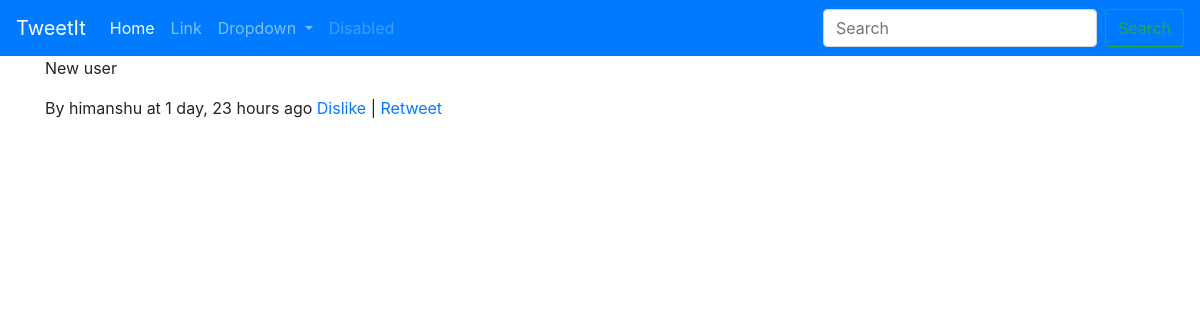
The page /detail/69 (signed in) on the database its author committed.
### tweets/models.py (models this page shows, shortened)
class Tweet(models.Model):
	parent = models.ForeignKey("self",blank=True,null=True,on_delete=models.CASCADE)
	user = models.ForeignKey(User,on_delete=models.CASCADE)
	likes = models.ManyToManyField(User,related_name='likes',blank=True)
	content = models.CharField(max_length=140)
	date_posted = models.DateTimeField(auto_now=True)
	objects = TweetManager()

### tweets/views.py (the view)
# urls.py: path('detail/<int:id>',detail,name='detail-view'),
@login_required
def detail(request,id):
	tweet = Tweet.objects.filter(pk=id).first()
	is_liked = False
	if tweet.likes.filter(id=request.user.id).exists():
		is_liked = True
	else:
		is_liked = False
	context = {
	'tweet':tweet,
	'is_liked':is_liked,
	}
	return render(request,'tweets/detail.html',context)

### tweets/templates/tweets/detail.html
{% extends 'tweets/base.html' %}
{% block content %}
	<div class="tweet">
			<p>{{ tweet.content }}</p>
			By {{ tweet.user.username }} at {{ tweet.date_posted|timesince }} ago
			{% if is_liked %}
			<a href="{% url 'tweet-like' tweet.id %}">Dislike</a> |
			{% else %}
			<a href="{% url 'tweet-like' tweet.id %}">Like</a> |
			{% endif %}
			<a href="">Retweet</a>
	</div>
{% endblock content %}

### rows shown on the page
Tweet: content "New user", user.username "himanshu", date_posted "1 day, 23 hours"
